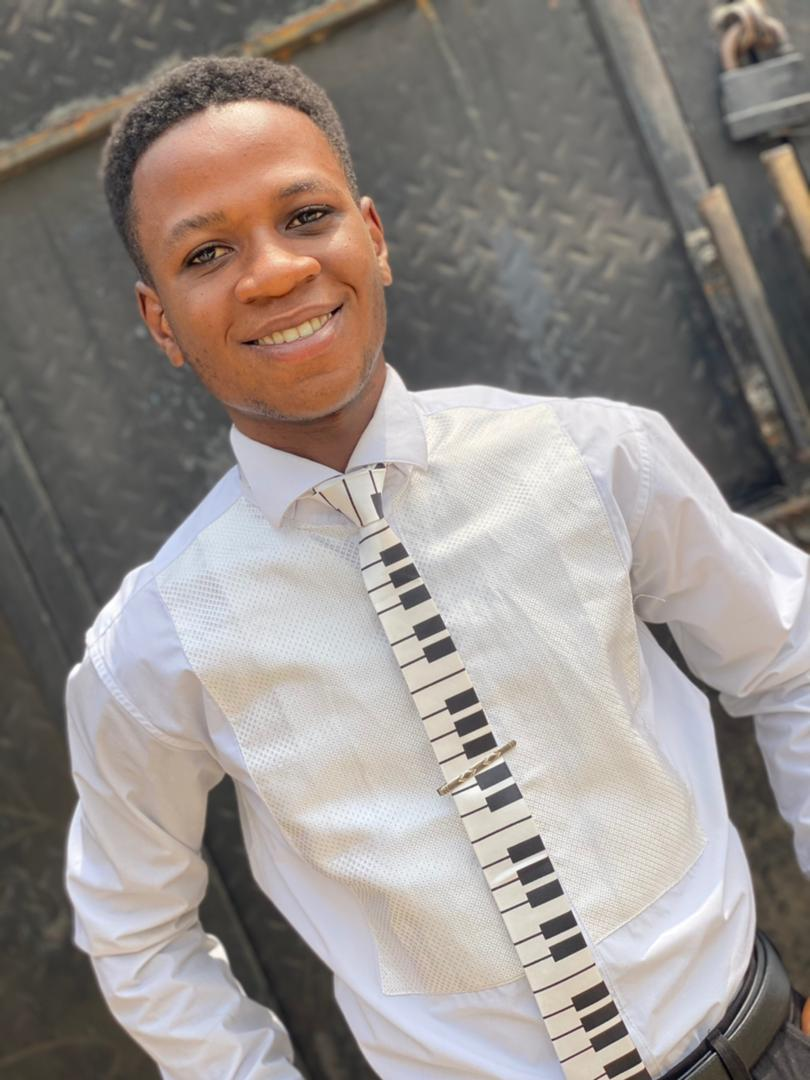
#> input picture images/akin.jpg, 810 x 1080 px, found by its file name
$ python 10_basic.py
#> lines starting #> are read from the running program, lines starting #| are printed output that depends on the picture; after the words box and inside, x2 and y2 are one past the last pixel; in counts of white or black regions, pixels touching at a corner belong together
import cv2

img = cv2.imread("images/akin.jpg")
#> img is the input picture: shape (1080, 810, 3); mean B, G, R 137.4, 141.6, 148.9
cv2.imshow("Image", img)

# convert image to grayscale
gray = cv2.cvtColor(img, cv2.COLOR_BGR2GRAY)
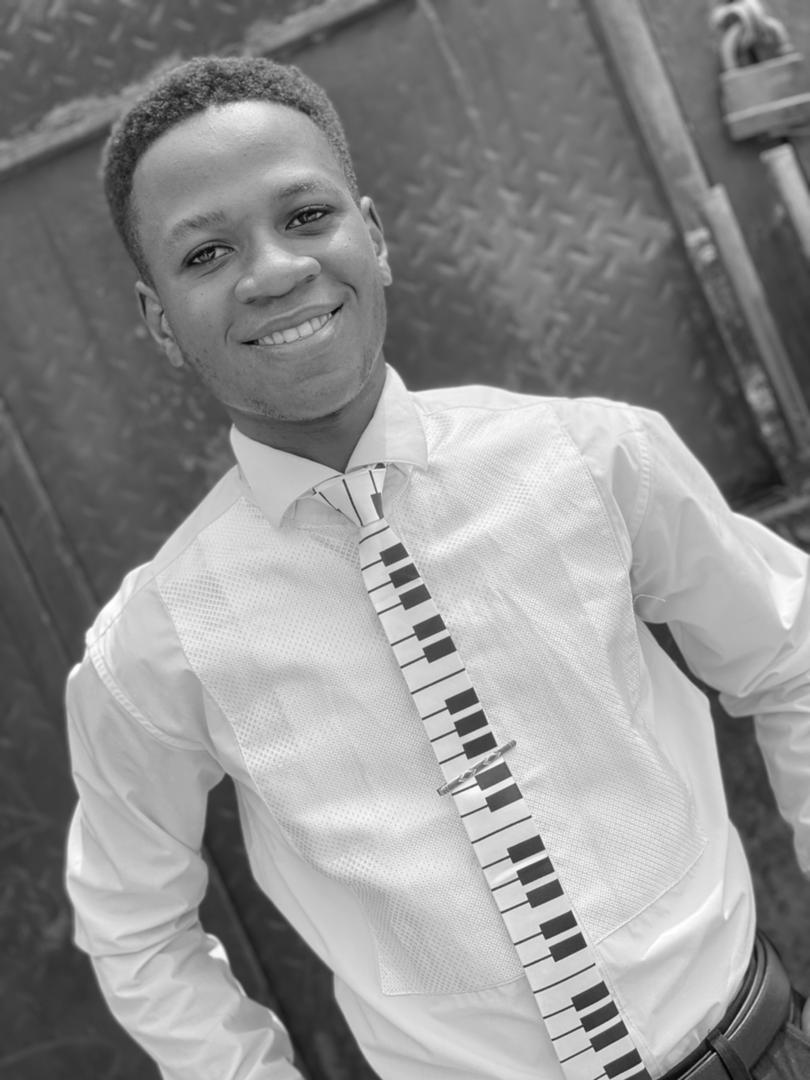
#> gray: shape (1080, 810); min 1, max 255, mean 143.3
cv2.imshow("Gray", gray)

# blur an image using guassian blur
blur = cv2.GaussianBlur(img, (7,7), cv2.BORDER_DEFAULT) # Ksize (3,3) always has to be odd number
cv2.imshow("Blur", blur)

# Edge cascade: To find edges in the image
canny = cv2.Canny(blur, 125, 175)
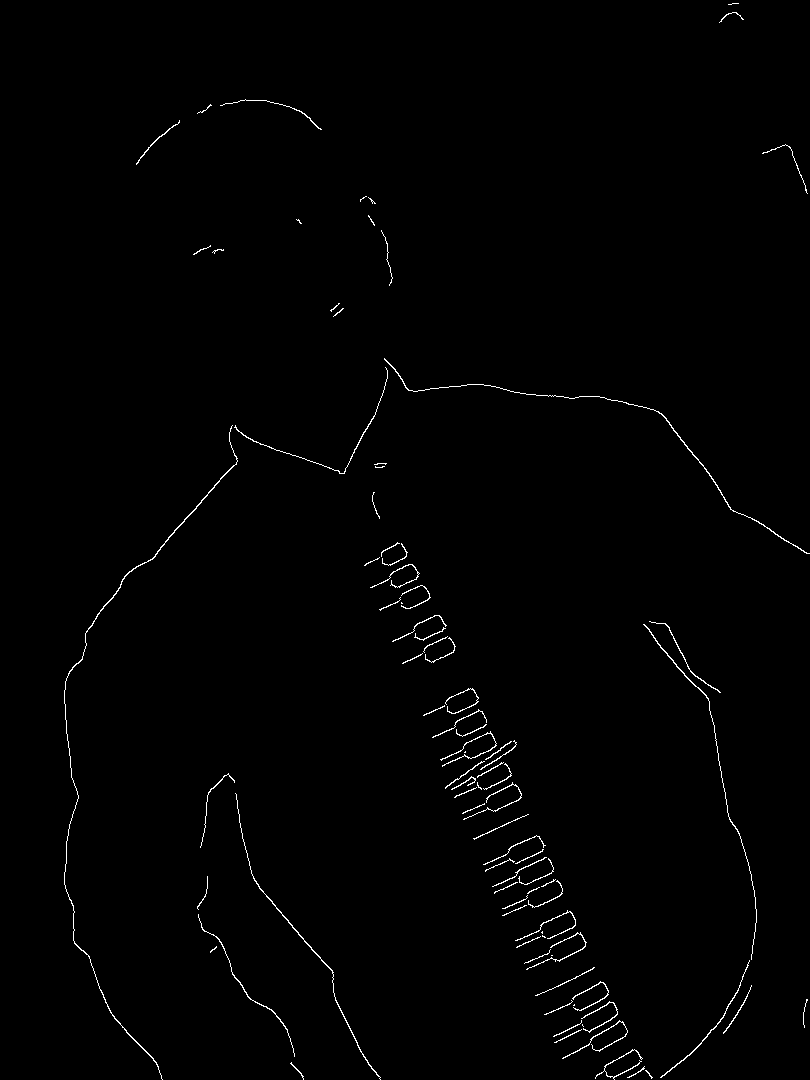
#> canny: shape (1080, 810); 0.84% white in thin lines or dots
cv2.imshow("Canny Edges", canny)
# Reduce Canny by blurin the image

# dilating images
dilated = cv2.dilate(canny, (7,7), iterations=1)
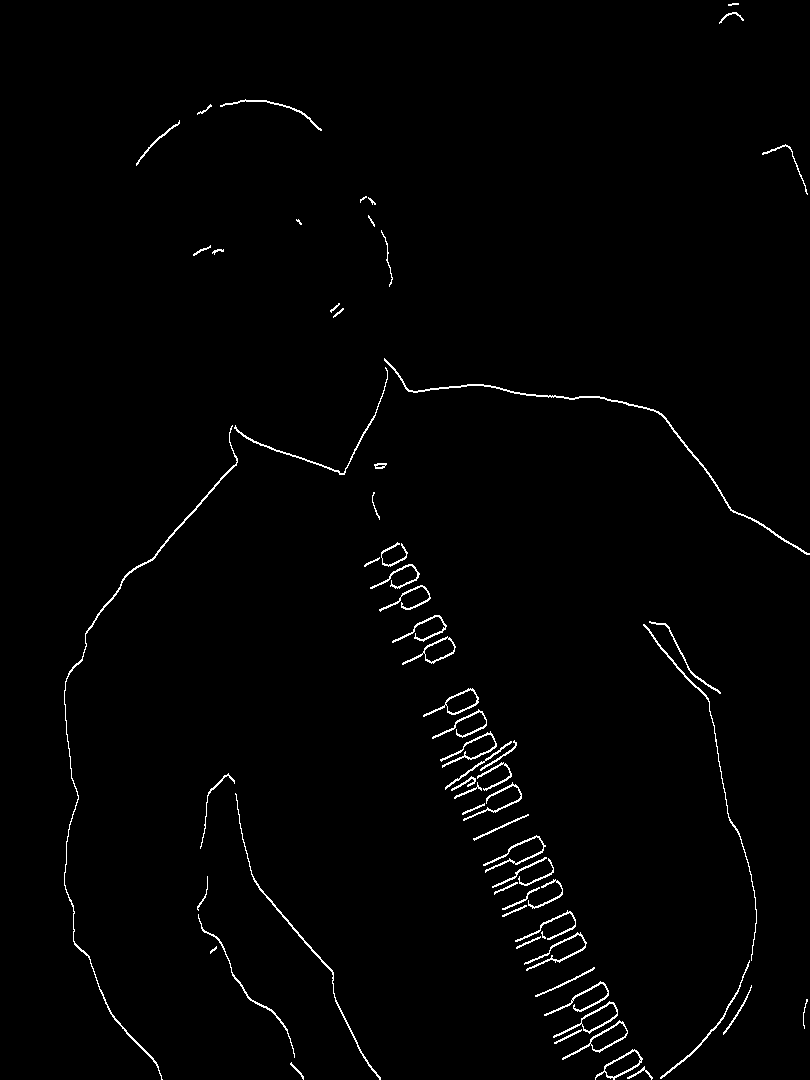
#> dilated: shape (1080, 810); 1.3% white in thin lines or dots
cv2.imshow("Dilated Image", dilated)

# Eroding: to get edges back in a dilated images
eroded = cv2.erode(dilated, (3,3), iterations=1)
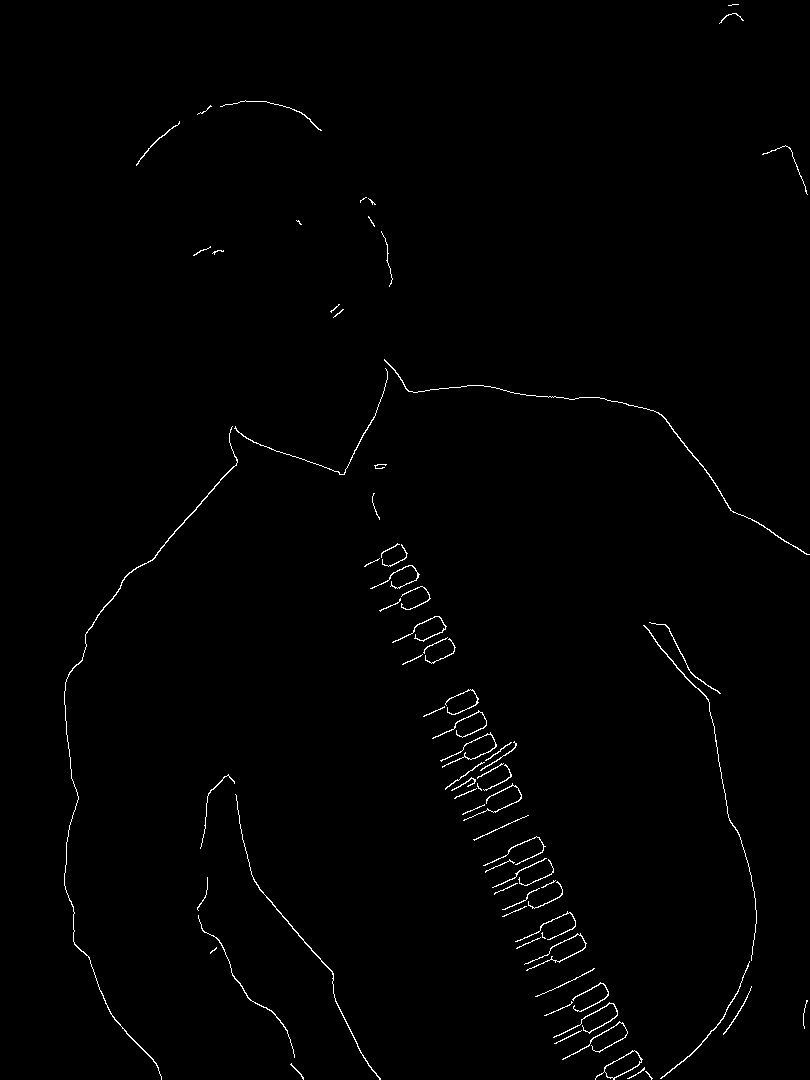
#> eroded: shape (1080, 810); 0.85% white in thin lines or dots
cv2.imshow("Eroded", eroded)

# resize image
resized = cv2.resize(img, (520,520), interpolation=cv2.INTER_CUBIC)
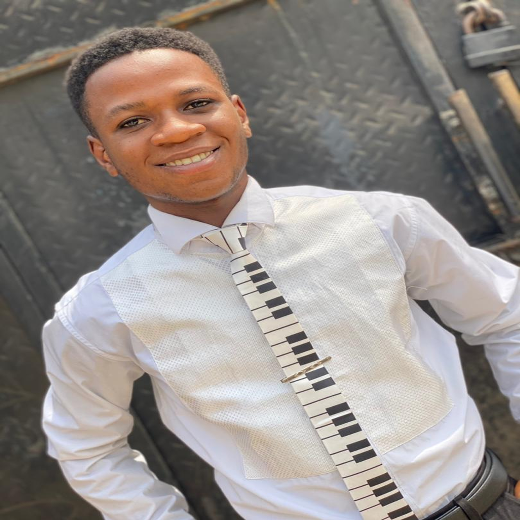
#> resized: shape (520, 520, 3); mean B, G, R 137.4, 141.6, 148.9
# use INTER_CUBIC when enlarging the image and INTER_LINEAR or INTER_AREA when shrinking the image
cv2.imshow("Resized", resized)

# Crop Image
cropped = img[50:200, 150:400]
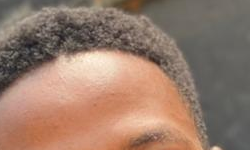
#> cropped: shape (150, 250, 3); mean B, G, R 107.3, 123.5, 151.6
cv2.imshow("Cropped", cropped)

cv2.waitKey(0)

$ run again, with images/abis.jpg copied over images/akin.jpg
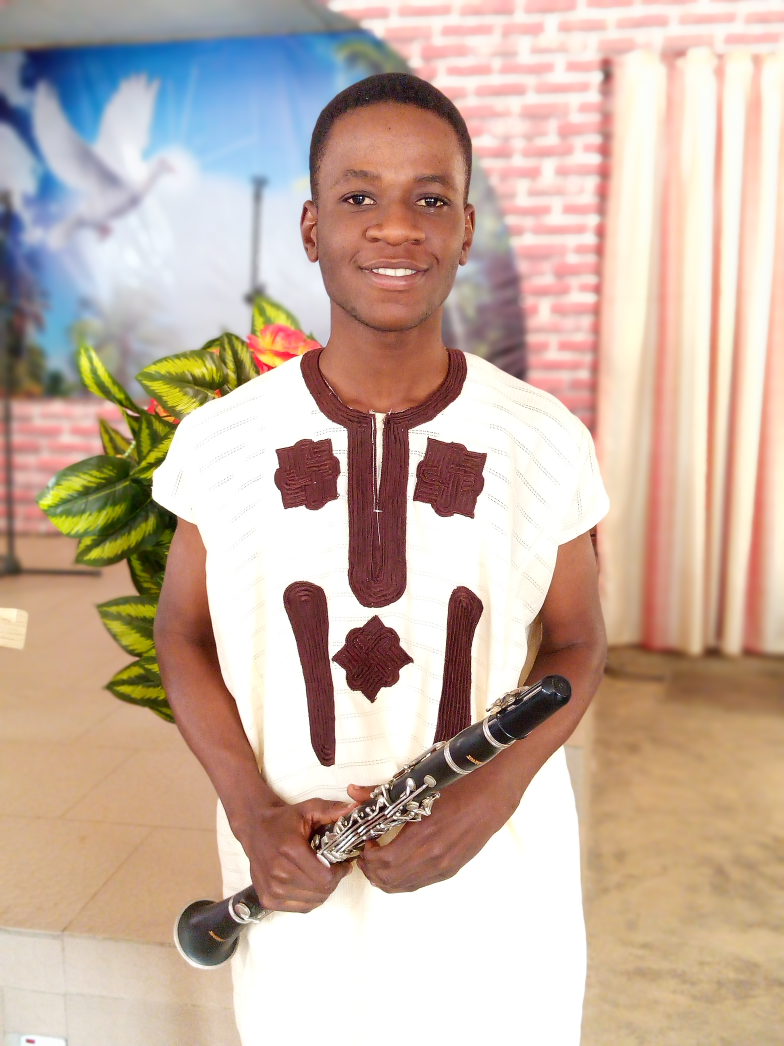
#> input picture images/abis.jpg, 2352 x 3136 px, found by its file name (shown at 1/3 size)
#> img is the input picture: shape (3136, 2352, 3); mean B, G, R 163.5, 177.8, 200
#> `canny = cv2.Canny(blur, 125, 175)`:
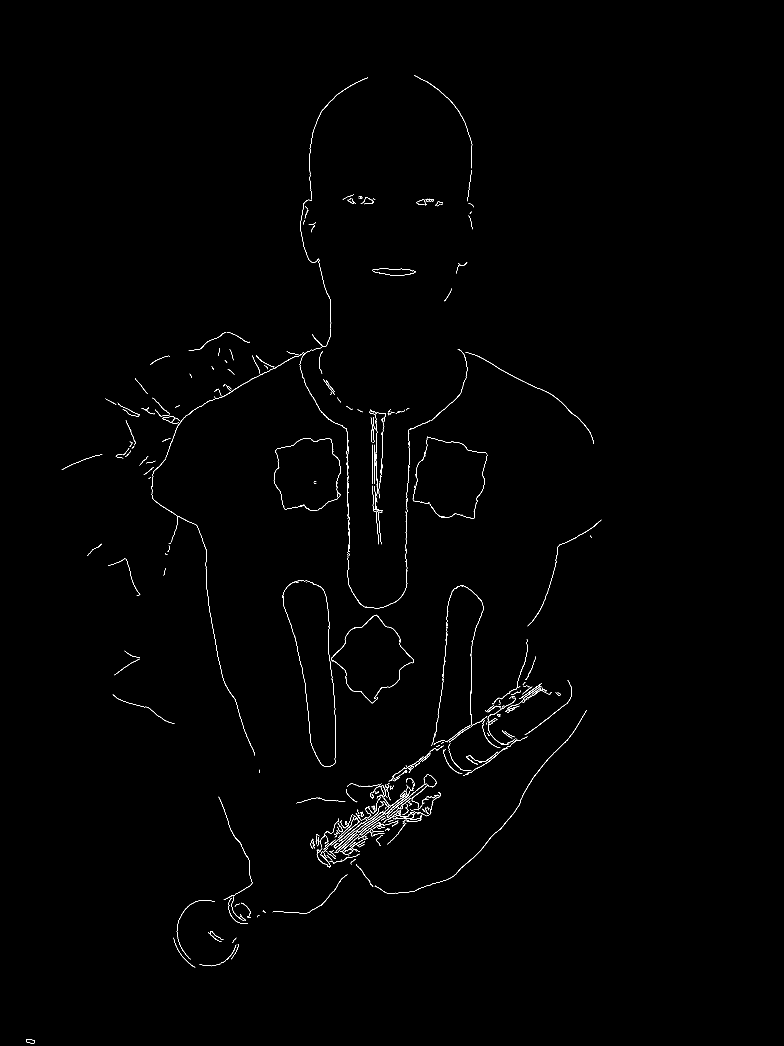
#> canny: shape (3136, 2352) (shown at 1/3 size); 0.44% white in thin lines or dots, all inside (x1, y1, x2, y2) = (78, 226, 1804, 3131)
#> dilated: shape (3136, 2352); 0.66% white in thin lines or dots, all inside (x1, y1, x2, y2) = (78, 226, 1804, 3132)
#> eroded: shape (3136, 2352); 0.44% white in thin lines or dots, all inside (x1, y1, x2, y2) = (78, 227, 1804, 3132)
#> `cropped = img[50:200, 150:400]`:
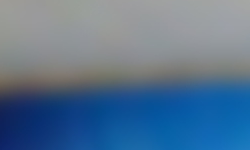
#> cropped: shape (150, 250, 3); mean B, G, R 143.6, 116.3, 89
